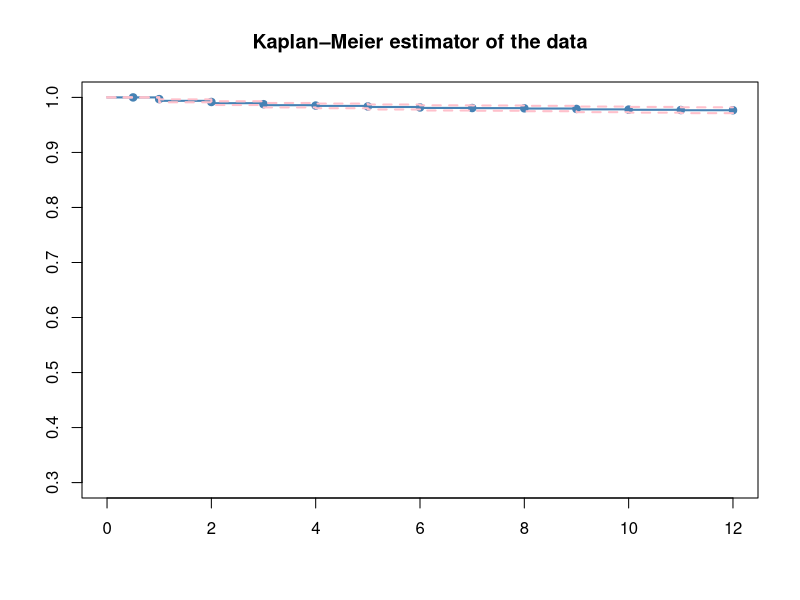

Source code (R): (Note: this script raises an error after producing the figure.)
## ---- chunk 1
# echo = FALSE
library(survival)
library(KMsurv)
data(pneumon)
head(pneumon,3)
dim(pneumon)
## ---- chunk 2
mean(pneumon$chldage) #mean of Age child had pneumonia in 
mean(pneumon$agepn)
length(which(pneumon$hospital=="1")) 
length(which(pneumon$hospital=="0")) 
#number of child Indicator for hospitalization for pneumonia

pneumon.fit <- survfit(Surv(pneumon$chldage,pneumon$hospital)~1)

plot(pneumon.fit,mark=19,lwd=2,ylim = c(0.3,1.0),
     col=c("steelblue","pink","pink"), 
     main="Kaplan–Meier estimator of the data")

summary(pneumon.fit)
print(pneumon.fit)

# why is it not working? All NA 
quantile(pneumon.fit, probs=c(.75,.50,.25),
         conf.int=FALSE) 
## ---- chunk 3
table(pneumon$hospital)

set.seed(99)
balance_data2 <- function(df, method, dsize){
  event <- df[df$hospital=="1",]
  censored <- df[df$hospital=="0",]
  nevent <- nrow(event)
  ncensored <- nrow(censored)
  
  if(method == "down"){
    if(nevent > ncensored)
    {
      dfe <- events[sample(1:nevent, dsize, replace=F),]
      new_dataset <- rbind(censored,dfe)
    }
    else{ #nevent <= ncensored
      dfc <- censored[sample(1:ncensored, dsize, replace = F),]
      new_dataset <- rbind(event,dfc)
    }
    new_dataset
  }
  
  else if(method =="up"){
    if(nevent < ncensored){
      dfe <- event[sample(1:nevent, dsize, replace = T),]
      new_dataset <- rbind(censored,dfe)
    }
    else{ #nevent <= ncensored
      dfc <- censored[sample(1:ncensored, dsize, replace = T),]
      new_dataset <- rbind(event,dfc)
    }
  }
  new_dataset
}

plotKM <- function(dataset){
  pneumon.fit <- survfit(Surv(dataset$chldage,dataset$hospital)~1)
  summary(pneumon.fit)
  print(pneumon.fit)
  plot(pneumon.fit,mark=19,lwd=2,ylim = c(0.3,1.0),
       col=c("steelblue","pink","pink"))
}

#down sample to 73
new_dataset_down <- balance_data(pneumon,method="down",dsize = 73)
table(new_dataset_down$hospital)
plotKM(new_dataset_down)
title("Kaplan–Meier estimator of the downsample 73 data") 

#up sample to 300
new_dataset_up <- balance_data(pneumon,method="up", dsize = 3397)
table(new_dataset_up$hospital)
plotKM(new_dataset_up)
title("Kaplan–Meier estimator of the upsample to 300 data") 

#up saple for event and down sample for censored 150 each 
new_dataset150 <- balance_data(pneumon,method="up", dsize = 150)
new_dataset150 <- balance_data(new_dataset150,method="down",dsize = 150)
table(new_dataset150$hospital)
plotKM(new_dataset150)
title("Kaplan–Meier estimator of the up-down-sample to 150 data") 

